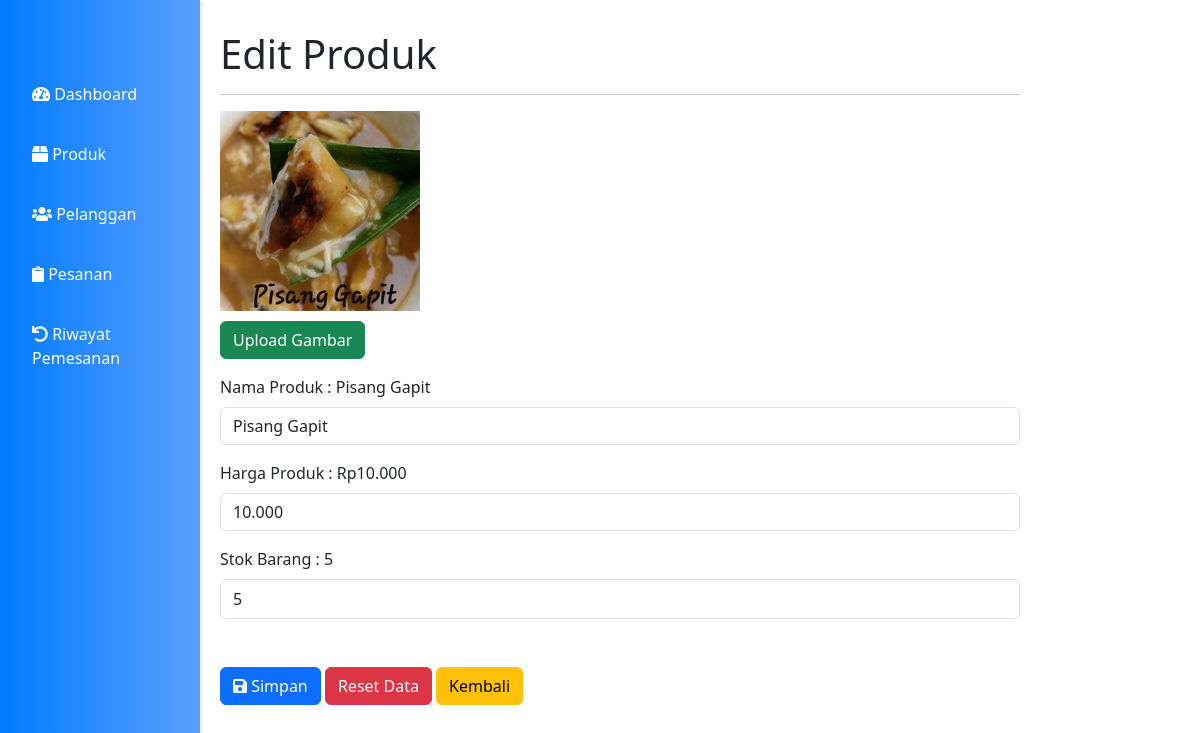
The page /admin/editproduk.php?item_id=2 (signed in) on the database its author committed.
### tables this page shows
CREATE TABLE `items` (
  `item_id` int(11) NOT NULL,
  `item_name` varchar(225) NOT NULL,
  `stok` int(11) NOT NULL,
  `harga` decimal(6,3) NOT NULL,
  `item_image` varchar(100) DEFAULT NULL,
  `item_desc` text DEFAULT NULL,
  `aktif` tinyint(1) NOT NULL DEFAULT 1
);

### admin/editproduk.php (the view, shortened to what this page needs)
<?php
include "../koneksi/koneksi.php" ?>
<!DOCTYPE html>
<html lang="en">
<head>
  <link href="https://cdn.jsdelivr.net/npm/bootstrap@5.3.0/dist/css/bootstrap.min.css" rel="stylesheet">
  <link rel="stylesheet" href="https://cdnjs.cloudflare.com/ajax/libs/font-awesome/5.15.3/css/all.min.css">
</head>
<body>
  <div class="sidebar">
    <a href="dashboard.php"><i class="fas fa-tachometer-alt"></i> Dashboard</a>
    <a href="produk.php"><i class="fas fa-box"></i> Produk</a>
    <a href="pelanggan.php"><i class="fas fa-users"></i> Pelanggan</a>
    <a href="pesanan.php"><i class="fas fa-clipboard"></i> Pesanan</a>
    <a href="riwayatpemesanan.php"><i class="fas fa-undo"></i> Riwayat Pemesanan</a>
  </div>
  <div class="content">
    <div class="col-sm-9 col-sm-offset-3 col-md-10 col-md-offset-2 main">
      <h1 class="page-header">Edit Produk</h1>
      <hr>
      <section class="row">
        <div class="col-md-12">
          <div class="box box-danger">
            <?php
            $item_id = $_GET['item_id'];
            $query = $conn->query("SELECT * FROM items where item_id='$item_id'");
            while ($edit = $query->fetch(PDO::FETCH_ASSOC)) {
            ?>
              <form role="form" action="editprodukproses.php" method="post" enctype="multipart/form-data">
                <div class="box-body">
                  <div class="form-group">
                    <img src="../<?php echo $edit['item_image']; ?>" alt="Gambar Produk" width="200" height="200">
                  </div>
                  <a id="tombol-upload" class="btn btn-success" style="margin-top: 10px;">Upload Gambar</a>
                  <div class="form-group mt-3">
                    <label>Nama Produk : <?php echo $edit['item_name'] ?></label>
                    <input type="text" value="<?php echo $edit['item_name'] ?>" name="item_name"
                      class="form-control mt-2" placeholder="" required>
                  </div>
                  <div class="form-group mt-3">
                    <label>Harga Produk : Rp<?php echo $edit['harga'] ?></label>
                    <input type="text" value="<?php echo $edit['harga'] ?>" name="harga"
                      class="form-control mt-2" placeholder="" required>
                  </div>
                  <div class="form-group mt-3">
                    <label>Stok Barang : <?php echo $edit['stok'] ?></label>
                    <input type="number" value="<?php echo $edit['stok'] ?>" name="stok" style="height: 40px;"
                      class="form-control mt-2" placeholder="" required min="0" max="1000">
                  </div>
                  <div class="box mt-5">
                    <button type="submit" class="btn btn-primary"><i class="fas fa-save"></i> Simpan</button>
                    <button type="reset" class="btn btn-danger">Reset Data</button>
                    <a href="produk.php" class="btn btn-warning">Kembali</a>
                  </div>
                </div>
              </form>
            <?php
            }
            ?>
      </section>
    </div>
  </div>

### admin/editproduk.php (style rules this page uses)
.sidebar { height: 100%; width: 200px; position: fixed; z-index: 1; top: 0; left: 0; background: linear-gradient(to right, #007bff, #5c9fff); display: flex; flex-direction: column; padding-top: 70px; box-shadow: 2px 0 5px rgba(0, 0, 0, 0.1); }
.sidebar a { padding: 12px 8px 12px 32px; text-decoration: none; font-size: 16px; color: white; display: block; margin-bottom: 12px; border-radius: 4px; transition: background-color 0.3s ease, transform 0.2s ease; }
.content { margin-left: 200px; padding: 20px; padding-top: 30px; }

### rows shown on the page
items: item_image (picture), item_name "Pisang Gapit", harga "10.000", stok "5"
